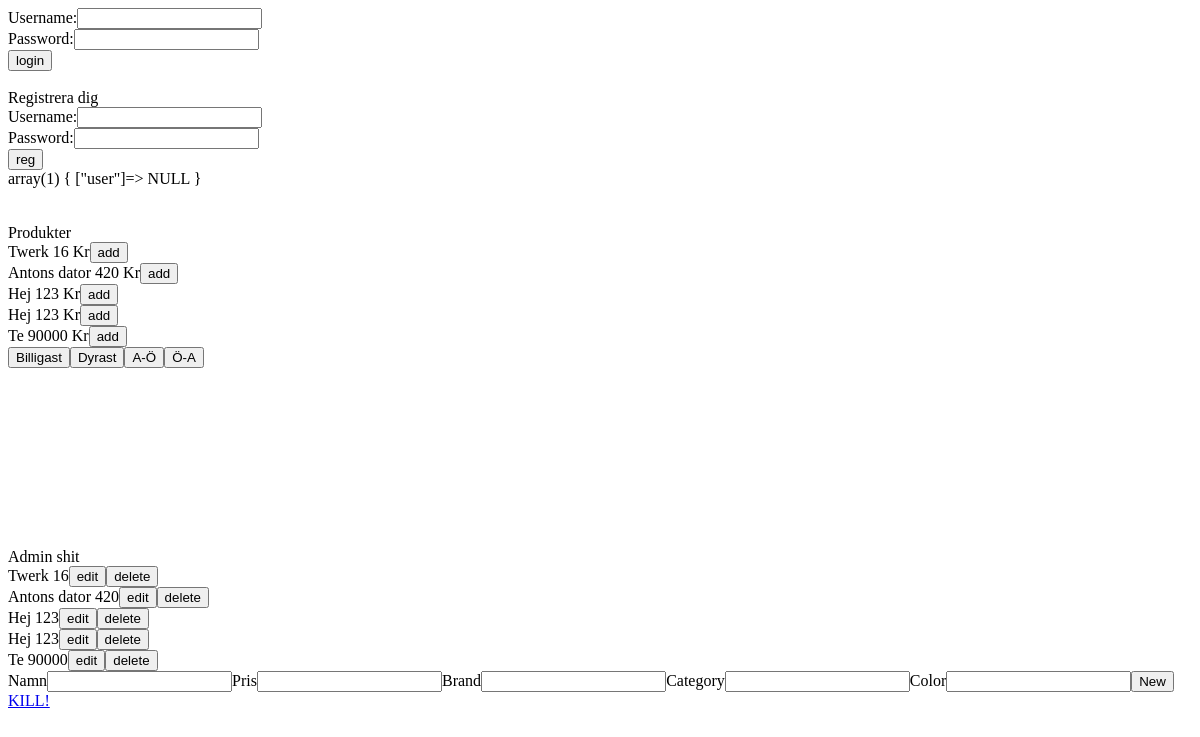
Before: / with the older database file.
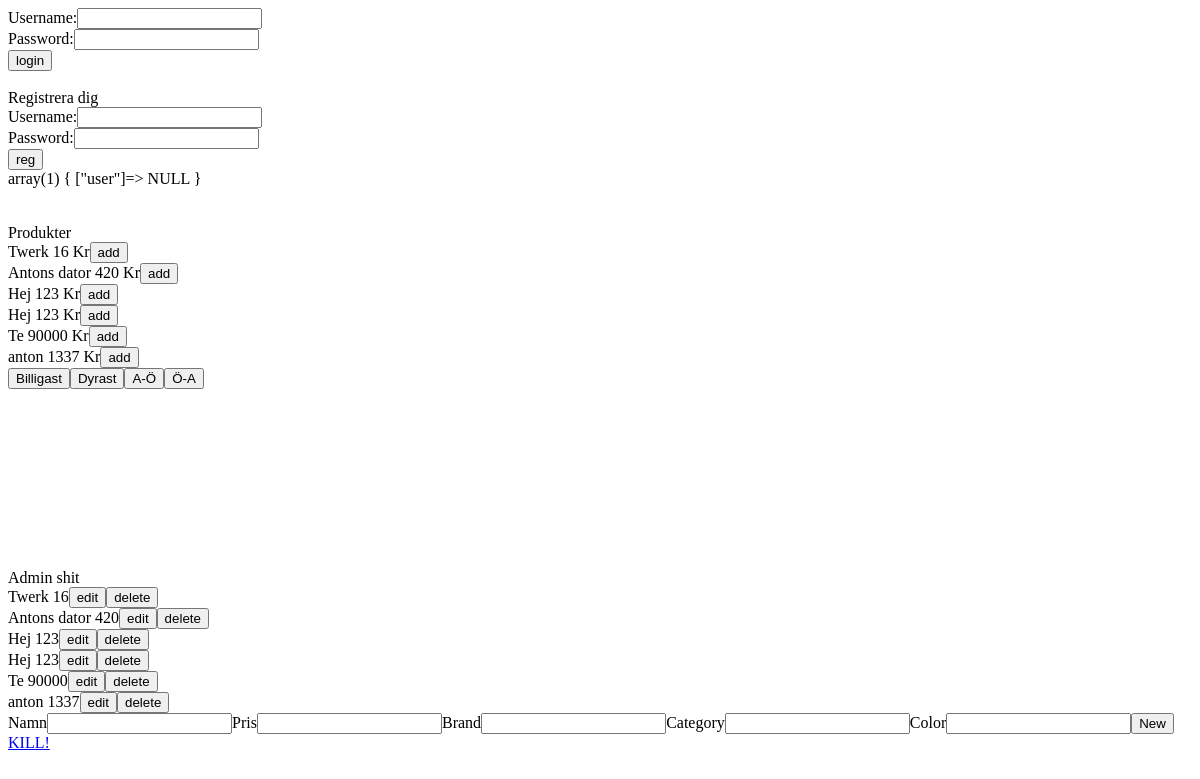
After: the same page with the newer database file.
### tables this page shows
CREATE TABLE IF NOT EXISTS `produkter` (
  `Id` int(11) NOT NULL AUTO_INCREMENT,
  `Namn` varchar(20) NOT NULL,
  `Pris` int(11) NOT NULL,
  `brand` varchar(30) NOT NULL,
  `color` varchar(30) NOT NULL,
  `category` varchar(30) NOT NULL,
  PRIMARY KEY (`Id`)
);

### Index.php (the view, shortened to what this page needs)
<?php
$dbh = new PDO('mysql:dbname=' . DB_NAME . ';host=' . DB_SERVER . ';charset=utf8', DB_USER, DB_PASSWORD);
include 'login.html.php';
$sql = "SELECT * FROM produkter";
$stmt = $dbh->prepare($sql);
$stmt->execute();
$produkter = $stmt->fetchAll();
include 'reg.html.php';
var_dump($_SESSION);
echo "Produkter";
foreach ($produkter as $produkt) {
    echo "<tr>";
    echo "<form method='post'>";
    echo "<td>" . $produkt[1] . " " . $produkt[2] . " Kr</td>";
    echo "<td><input type='submit' name='action' value='add'></td>";
    echo "</form>";
    echo "</tr>";
}
echo "<input type='submit' name='action' value='Billigast'>";
echo "<input type='submit' name='action' value='Dyrast'>";
echo "<input type='submit' name='action' value='A-Ö'>";
echo "<input type='submit' name='action' value='Ö-A'>";
echo 'Admin shit';
foreach ($produkter as $produkt) {
    echo "<tr>";
    echo "<form method='post'>";
    echo "<td>" . $produkt[1] . " " . $produkt[2] . "</td>";
    echo "<td><input type='submit' name='action' value='edit'><input type='submit' name='action' value='delete'></td>";
    echo "</form>";
    echo "</tr>";
}
echo "<form method='post'>";
echo "Namn<input type='text' name='namn'>";
echo "Pris<input type='text' name='pris'>";
echo "Brand<input type='text' name='brand'>";
echo "Category<input type='text' name='category'>";
echo "Color<input type='text' name='color'>";
echo "<input type='submit' name='action' value='New'>";
echo "</form>";
?>
<!DOCTYPE html>
<html>
    <head>
    </head>
    <body>
        <a href="kill.php">KILL!</a>
        <br>
    </body>
</html>

### login.html.php (shortened to what this page needs)
<!DOCTYPE html>
<html>
    <head>
    </head>
    <body>
        <form method="post">
            Username:<input type="text" name="username"><br>
            Password:<input type="password" name="password"><br>
            <input type="submit" value="login" name="action">
        </form>
    </body>
</html>

### reg.html.php (shortened to what this page needs)
<!DOCTYPE html>
<html>
    <head>
    </head>
    <body>
          <form method="post">
            <br>
            Registrera dig
            <br>
            Username:<input type="text" name="reguser"><br>
            Password:<input type="password" name="regpass"><br>
            <input type="submit" value="reg" name="action">
        </form>
    </body>
</html>

Changed rows visible on the page:
added produkter: Namn "anton", Pris "1337"
